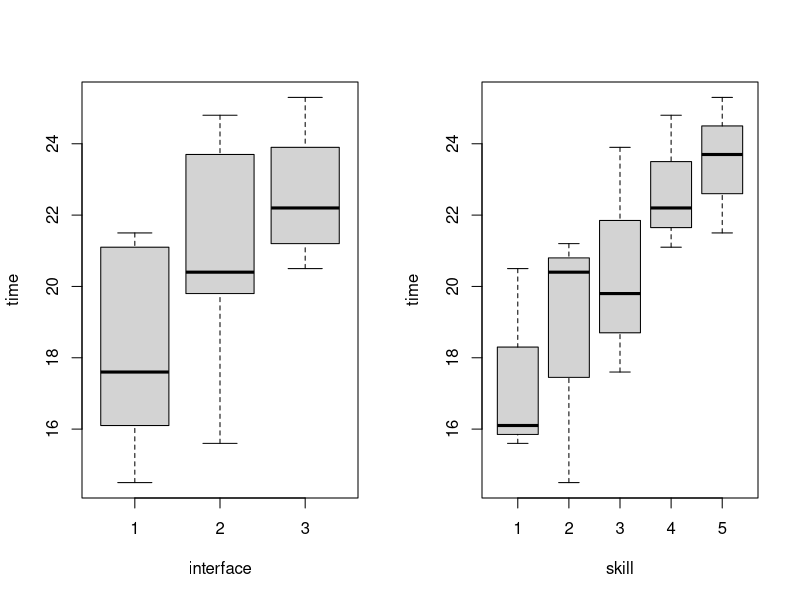
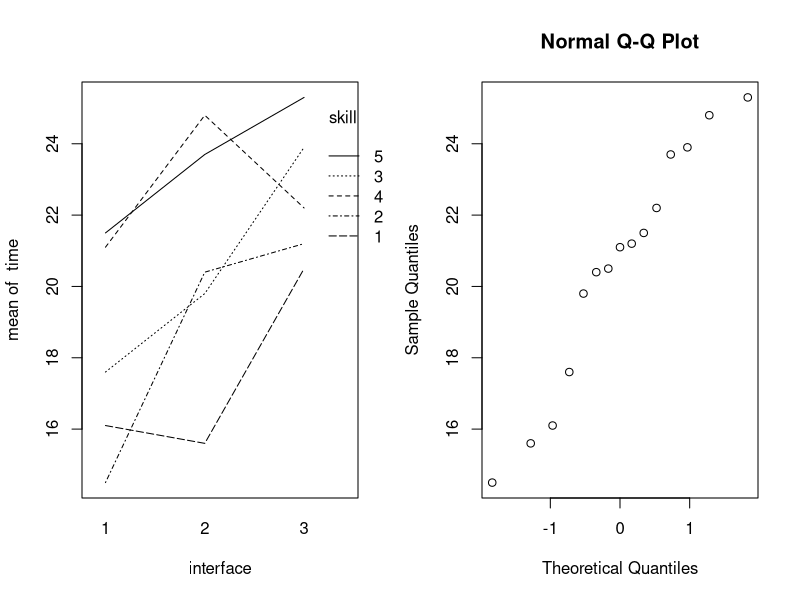
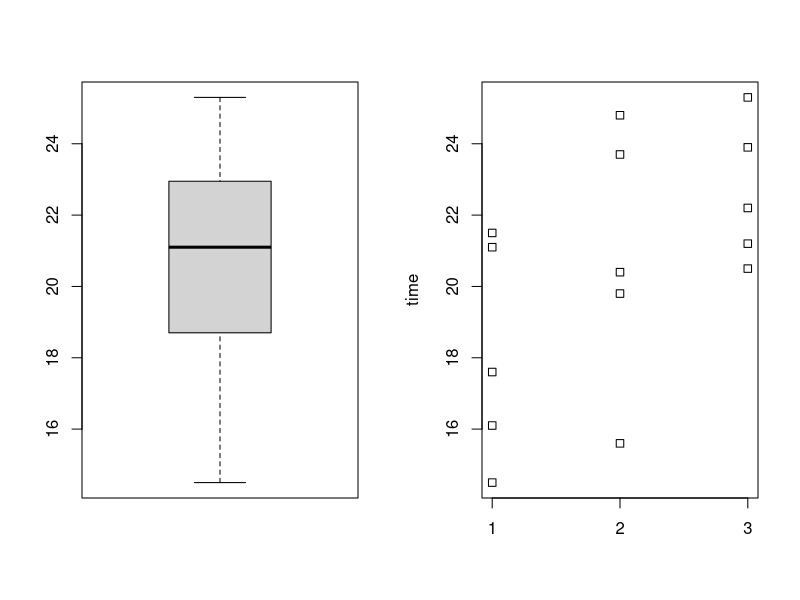
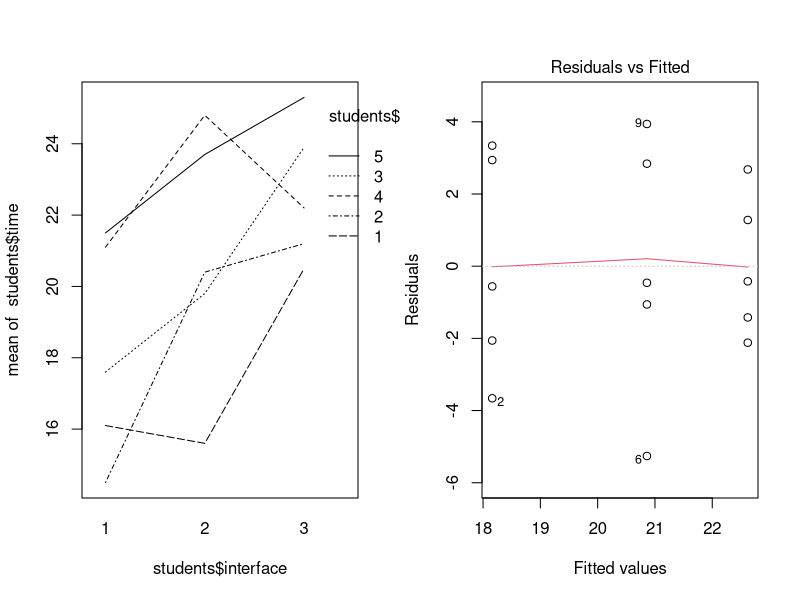
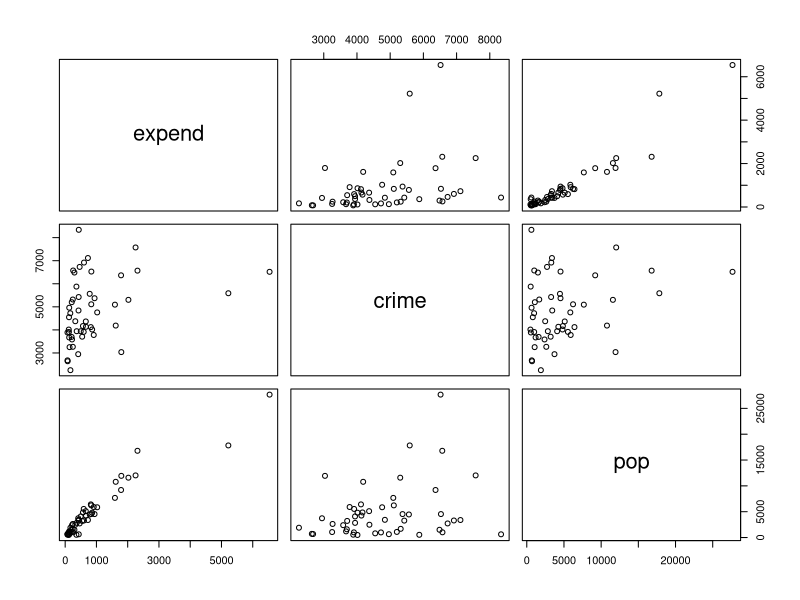
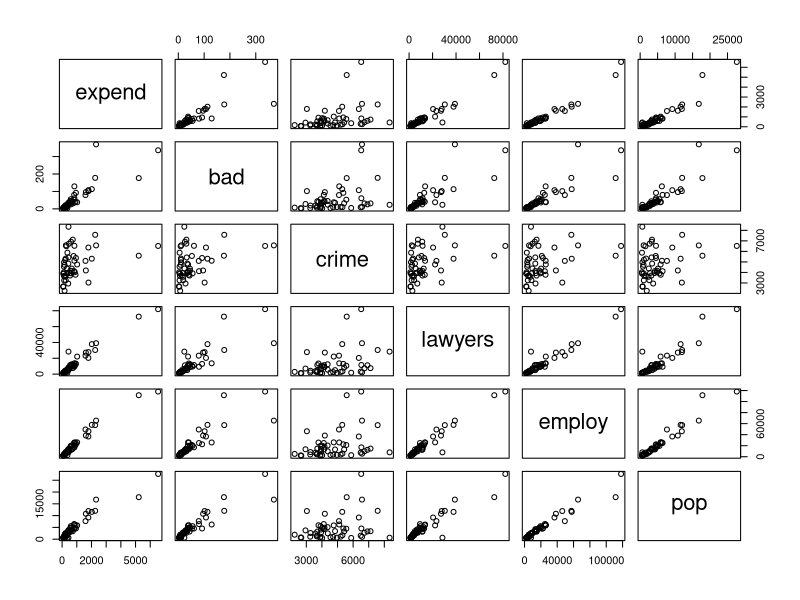
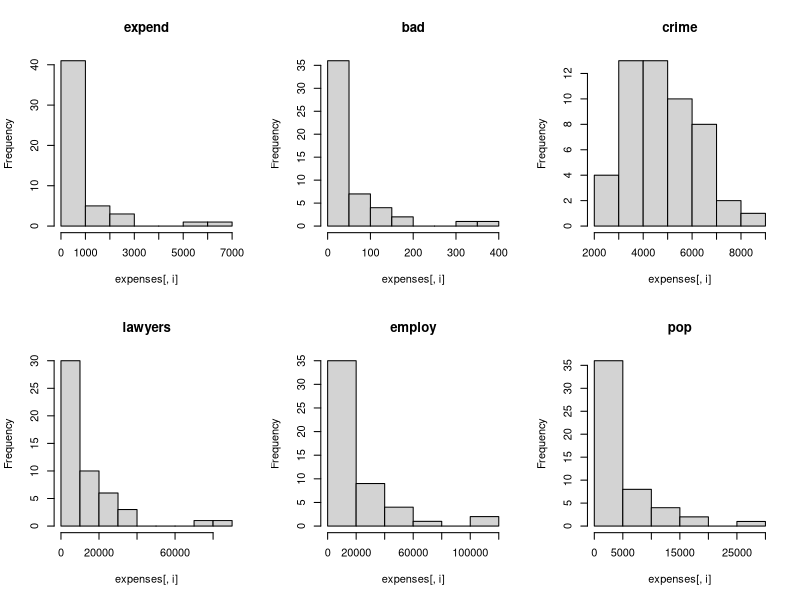

Generate these figures, in order, with R: (Note: this script raises an error after producing the figures.)
## ---- chunk 1
knitr::opts_chunk$set(echo = TRUE)
options(digits=3)
## ---- chunk 2
students = read.table("search.txt",header=TRUE)
students
## ---- chunk 3
# lower the skill value the better the computer skill
# randomized block design
# numerical outcome Y
# treatment, factor of interest with I levels (type of interface)
# block, factor that is not of interest, B, (computer skill)

# purpose is to find dependence of Y on I
# block variable is thought to be of influence.
# our problem is same as example lec5slide23
I = 3
B = 5
N = 1
for (b in 1:B) {
  print(sample(1:(N*I)))
}
# maar hoe dat 15 studenten erin worden vernoemd?

# example output: 2 3 1
# means: assign student 2 to treatment 3, student 3 to treatment 1 and student 1 to treatment 2

# unit is that that receives the treatment, so student
## ---- chunk 4
students$interface = as.factor(students$interface)
students$skill = as.factor(students$skill)
attach(students)

par(mfrow=c(1,2))

boxplot(time~interface)
boxplot(time~skill)

interaction.plot(interface,skill,time)

studentslm = lm(time~interface*skill)
# anova(studentsaov2)
## ---- chunk 5
inter1 = mean(students$time[interface==1])
inter2 = mean(students$time[interface==2])
inter3 = mean(students$time[interface==3])
which.max(c(inter1, inter2, inter3))
## ---- chunk 6
students[which.min(students$time),]
## ---- chunk 7
summary(studentslm)
## ---- chunk 8
qqnorm(time)
shapiro.test(time)
# normality is questionable, so kruskall willis
boxplot(time)
stripchart(time~interface, vertical = TRUE)
## ---- chunk 9
interaction.plot(students$interface, students$skill, students$time)
friedman.test(time,interface,skill,data=students)
## ---- chunk 10
studentsaov = lm(time ~ interface, data=students)
plot(studentsaov,1)
# plot(studentsaov,2)

anova(studentsaov)
summary(studentsaov)
# qqnorm(residuals(studentsaov))
# plot(fitted(studentsaov),residuals(studentsaov))
# fitted(studentsaov)
# residuals(studentsaov)
## ---- chunk 11
expenses = read.table("expensescrime.txt",header=TRUE)
expenses
## ---- chunk 12
# attach(expenses)
# boxplot(expend~bad)
# pop
# employ
# plot(employ/(pop*1000), crime)
# boxplot(expend~crime)

# this is from slides lecture 7 slide 28.
expenses[1:3,]
# deze snap ik nog niet 100% maar ziet er vet uit
plot(expenses[,c(2,4,7)]); par(mfrow=c(1,3))
pairs(expenses[2:length(expenses)])

# expenses[1:3, c(2,4,7)]

# for (i in c(2,4,7)) {
#   hist(expenses[,i], main=names(expenses)[i])
# }

par(mfrow=c(2,3))
for (i in 2:7) {
  hist(expenses[,i], main=names(expenses)[i])
}



## ---- chunk 13
factors = colnames(expenses)[3:length(colnames(expenses))]

# 1st factor
R2 = numeric(length(factors))

for (i in 1:length(factors)) {
  R2[i] = summary(lm(paste('expend',  '~', factors[i]), data=expenses))[[8]]
}
print("R^2 values for addition of first variable:")
factors
R2
factor_one = factors[which.max(R2)]
print(paste0("Factor with highest R^2 value: ", factor_one))

# remove chosen first factor from list
factors = factors[-which.max(R2)]


# 2nd factor
R2 = numeric(length(factors))
for (i in 1:length(factors)) {
  R2[i] = summary(lm(paste('expend',  '~', factor_one, '+', factors[i]), data=expenses))[[8]]
}
print("R^2 values for addition of second variable:")
factors
R2
factor_two = factors[which.max(R2)]
print(paste0("Factor with highest R^2 value: ", factor_two))

# remove chosen second factor from list
# factors = factors[-which.max(R2)]
# print("Factors left: "); factors


# # 3rd factor
# R2 = numeric(length(factors))
# for (i in 1:length(factors)) {
#   R2[i] = summary(lm(paste('expend',  '~', factor_one, '+', factor_two, '+', factors[i]), data=expenses))[[8]]
# }
# R2
# factor_three = factors[which.max(R2)]
# print(paste0("Factor with highest R^2 value: ", factor_three))
# 
# # remove chosen third factor from list
# factors = factors[-which.max(R2)]
# print("Factors left: "); factors
# 
# 
# # 4th factor
# R2 = numeric(length(factors))
# for (i in 1:length(factors)) {
#   R2[i] = summary(lm(paste('expend',  '~', factor_one, '+', factor_two, '+', factor_three, '+', factors[i]), data=expenses))[[8]]
# }
# R2
# factor_four = factors[which.max(R2)]
# print(paste0("Factor with highest R^2 value: ", factor_four))
# 
# last_factor = factors[-which.max(R2)]
# print(paste0("last factor left: ", last_factor))

# resulting in the model.... lecture 8 slide 11. is na employ gekozen te hebben de increase in R2, van 0.954 naar 0.963 al niet meer significant dus stoppen?

summary(lm(expend~employ), data=expenses)

## ---- chunk 14
# start with all variables
summary(lm(expend~bad+crime+lawyers+employ+pop, data=expenses))[4]
print("Crime has highest p-value of 0.255, thus remove crime as variable")

# crime has highest p value of 0.2553, thus remove crime
summary(lm(expend~bad+lawyers+employ+pop, data=expenses))[4]
print("Pop has highest p-value of 0.0601, thus remove pop as variable")

# pop has highest p value of 0.0601, thus remove pop
summary(lm(expend~bad+lawyers+employ, data=expenses))[4]
print("Bad has highest p-value of 0.345, thus remove bad as variable")

# bad has highest p value of 0.3450, thus remove bad
summary(lm(expend~lawyers+employ, data=expenses))
## ---- chunk 15
attach(expenses)
stepuplm = lm(expend~employ)

# 1, is in a gedaan, toch?

# 2
plot(residuals(stepuplm), employ, main="Scatter plot against employ")

# 3
x = residuals(lm(employ~bad+crime+lawyers+pop))
y = residuals(lm(expend~bad+crime+lawyers+pop))
plot(x,y,main="Added variable plot for + Employ", xlab="residual of Employ", ylab="residual of Expend")

# 4
par(mfrow=c(2,2))
plot(residuals(stepuplm), bad, main="Scatter plot against bad")
plot(residuals(stepuplm), crime, main="Scatter plot against crime")
plot(residuals(stepuplm), lawyers, main="Scatter plot against lawyers")
plot(residuals(stepuplm), pop, main="Scatter plot against pop")
# NIKS LINEAR DUS KAN WEG?

# 5
# WAT IS DAKJE Y, in slides fat dus ik denk nu expend
plot(residuals(stepuplm), expend)
plot(residuals(stepuplm),fitted(stepuplm))

# 6
qqnorm(residuals(stepuplm))
# slide 21
shapiro.test(residuals(stepuplm))
